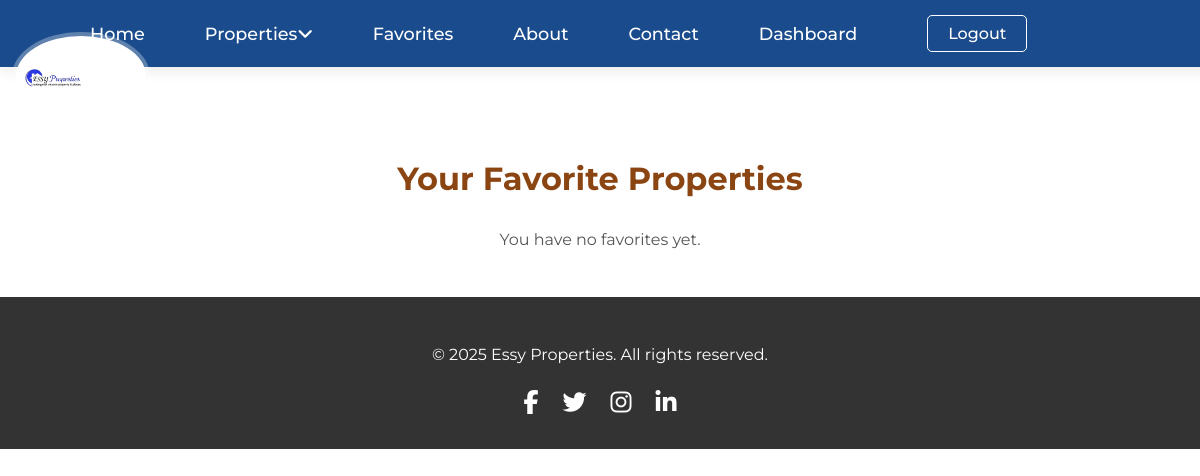
/favorites/ (signed in), run on an earlier commit of the app's database.
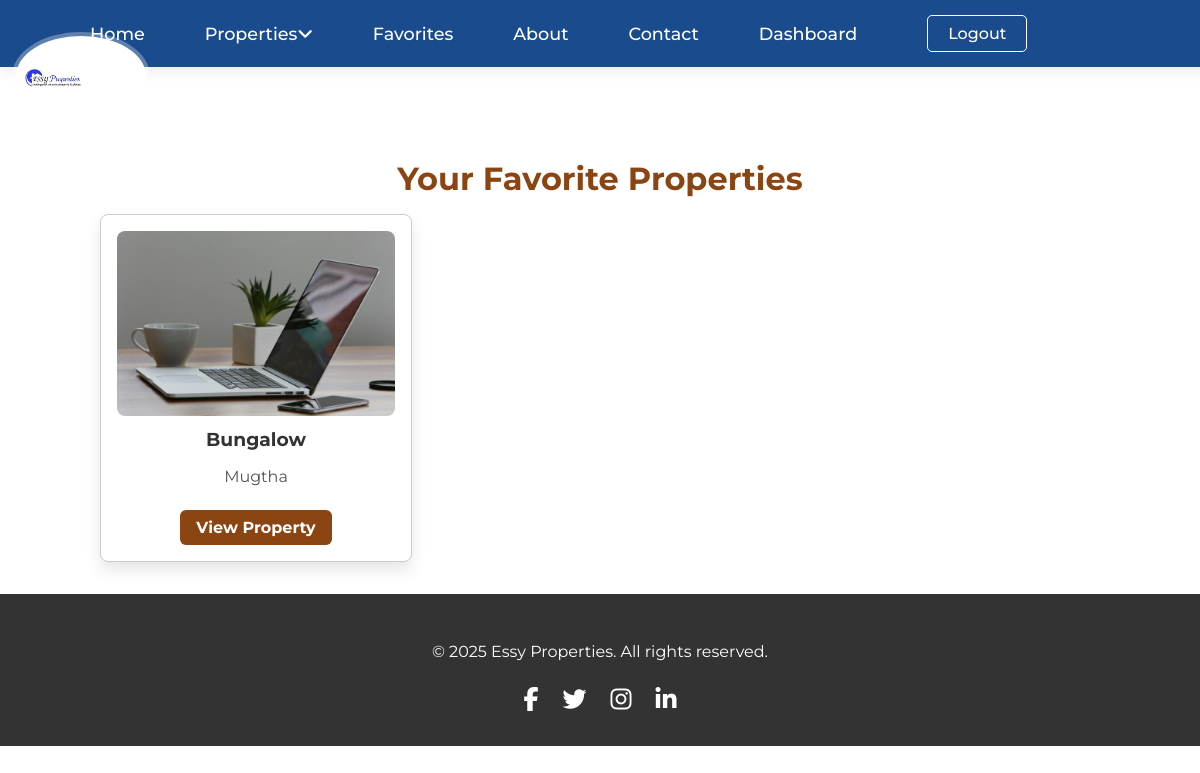
And on a later commit of the database.
### mainapp/models.py (models this page shows, shortened)
class Favorite(models.Model):
    buyer = models.ForeignKey(User, on_delete=models.CASCADE, related_name='favorites')
    property = models.ForeignKey(Property, on_delete=models.CASCADE, related_name='favorited_by')
    created_at = models.DateTimeField(auto_now_add=True)
    class Meta:
        unique_together = ('buyer', 'property')

class Property(models.Model):
    PROPERTY_TYPES = (
        ('house', 'House'),
        ('apartment', 'Apartment'),
        ('commercial', 'Commercial'),
        ('land', 'Land'),
    )
    seller = models.ForeignKey(SellerProfile, on_delete=models.CASCADE, related_name='properties')
    title = models.CharField(max_length=200)
    description = models.TextField()
    property_type = models.CharField(max_length=50, choices=PROPERTY_TYPES)
    price = models.DecimalField(max_digits=12, decimal_places=2)
    location_address = models.CharField(max_length=255)
    latitude = models.DecimalField(max_digits=9, decimal_places=6, blank=True, null=True)
    longitude = models.DecimalField(max_digits=9, decimal_places=6, blank=True, null=True)
    image_main = models.ImageField(upload_to='mainapp/properties/')
    image_gallery_1 = models.ImageField(upload_to='mainapp/properties/', blank=True, null=True)
    image_gallery_2 = models.ImageField(upload_to='mainapp/properties/', blank=True, null=True)
    image_gallery_3 = models.ImageField(upload_to='mainapp/properties/', blank=True, null=True)
    amenities = models.TextField(blank=True, null=True)
    floor_plan = models.FileField(upload_to='mainapp/floorplans/', blank=True, null=True)
    is_available = models.BooleanField(default=True)
    view_count = models.PositiveIntegerField(default=0)
    created_at = models.DateTimeField(auto_now_add=True)
    updated_at = models.DateTimeField(auto_now=True)

### mainapp/views.py (the view)
# urls.py: path('favorites/', views.view_favorites, name='view_favorites'),
@login_required
def view_favorites(request):
    favs = Favorite.objects.filter(buyer=request.user).select_related('property')
    return render(request, 'mainapp/favorites.html', {'favorites': favs})

### mainapp/templates/mainapp/favorites.html (shortened to what this page needs)
{% extends 'mainapp/base.html' %}
{% load static %}
{% block content %}
<div style="text-align:center; padding:2rem 1rem;">
  <h2 style="color:#8B4513; font-size:2rem; margin-bottom:1rem;">Your Favorite Properties</h2>
  {% if favorites %}
    <div style="max-width:1000px; margin:0 auto; display:grid; grid-template-columns: repeat(auto-fill, minmax(280px, 1fr)); gap:2rem;">
      {% for fav in favorites %}
        <div style="border:1px solid #ccc; padding:1rem; border-radius:8px; background:white; box-shadow:0 8px 16px rgba(0,0,0,0.1);">
          <img src="{{ fav.property.image_main.url }}" alt="{{ fav.property.title }}" style="width:100%; height:auto; border-radius:8px;" />
          <h3 style="margin:0.5rem 0; color:#333;">{{ fav.property.title }}</h3>
          <p style="color:#555;">{{ fav.property.location_address }}</p>
          <a href="{% url 'property_detail' fav.property.pk %}"
             style="display:inline-block; padding:0.5rem 1rem; background:#8B4513; color:white; text-decoration:none; border-radius:6px; font-weight:bold; margin-top:0.5rem;">
             View Property
          </a>
        </div>
      {% endfor %}
    </div>
  {% else %}
    <p style="color:#555; margin-top:2rem;">You have no favorites yet.</p>
  {% endif %}
</div>
{% endblock %}

What changed in the data, as far as the page shows it:
added Favorite: property.image_main (picture), property "Bungalow", property.location_address "Mugtha"
Also different on the page:
text no longer shown: "You have no favorites yet."
